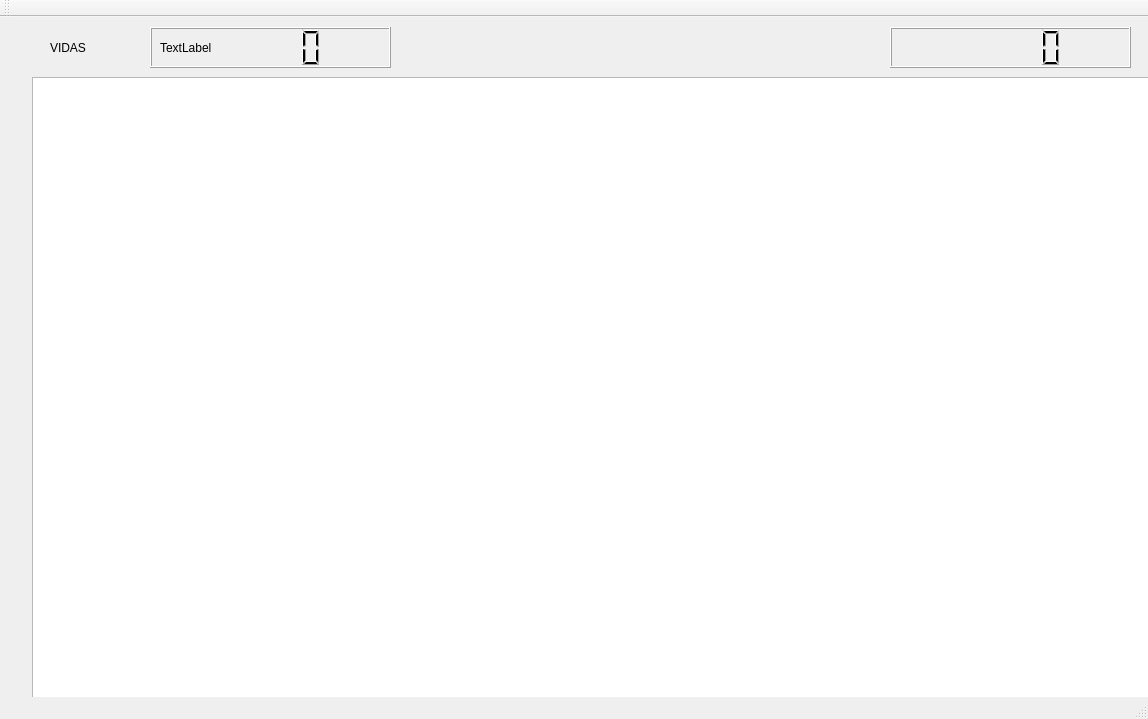
<?xml version="1.0" encoding="UTF-8"?>
<ui version="4.0">
 <class>MainWindow</class>
 <widget class="QMainWindow" name="MainWindow">
  <property name="geometry">
   <rect>
    <x>0</x>
    <y>0</y>
    <width>1148</width>
    <height>719</height>
   </rect>
  </property>
  <property name="windowTitle">
   <string>MainWindow</string>
  </property>
  <widget class="QWidget" name="centralWidget">
   <widget class="QGraphicsView" name="graphicsView">
    <property name="geometry">
     <rect>
      <x>32</x>
      <y>60</y>
      <width>1152</width>
      <height>648</height>
     </rect>
    </property>
   </widget>
   <widget class="QLCDNumber" name="lcdNumber">
    <property name="geometry">
     <rect>
      <x>150</x>
      <y>10</y>
      <width>241</width>
      <height>41</height>
     </rect>
    </property>
   </widget>
   <widget class="QLCDNumber" name="lcdNumber_2">
    <property name="geometry">
     <rect>
      <x>890</x>
      <y>10</y>
      <width>241</width>
      <height>41</height>
     </rect>
    </property>
   </widget>
   <widget class="QLabel" name="label">
    <property name="geometry">
     <rect>
      <x>50</x>
      <y>10</y>
      <width>101</width>
      <height>41</height>
     </rect>
    </property>
    <property name="text">
     <string>VIDAS</string>
    </property>
   </widget>
   <widget class="QLabel" name="label_2">
    <property name="geometry">
     <rect>
      <x>160</x>
      <y>10</y>
      <width>51</width>
      <height>41</height>
     </rect>
    </property>
    <property name="text">
     <string>TextLabel</string>
    </property>
   </widget>
  </widget>
  <widget class="QMenuBar" name="menuBar">
   <property name="geometry">
    <rect>
     <x>0</x>
     <y>0</y>
     <width>1148</width>
     <height>22</height>
    </rect>
   </property>
  </widget>
  <widget class="QToolBar" name="mainToolBar">
   <attribute name="toolBarArea">
    <enum>TopToolBarArea</enum>
   </attribute>
   <attribute name="toolBarBreak">
    <bool>false</bool>
   </attribute>
  </widget>
  <widget class="QStatusBar" name="statusBar"/>
 </widget>
 <layoutdefault spacing="6" margin="11"/>
 <resources/>
 <connections/>
</ui>
